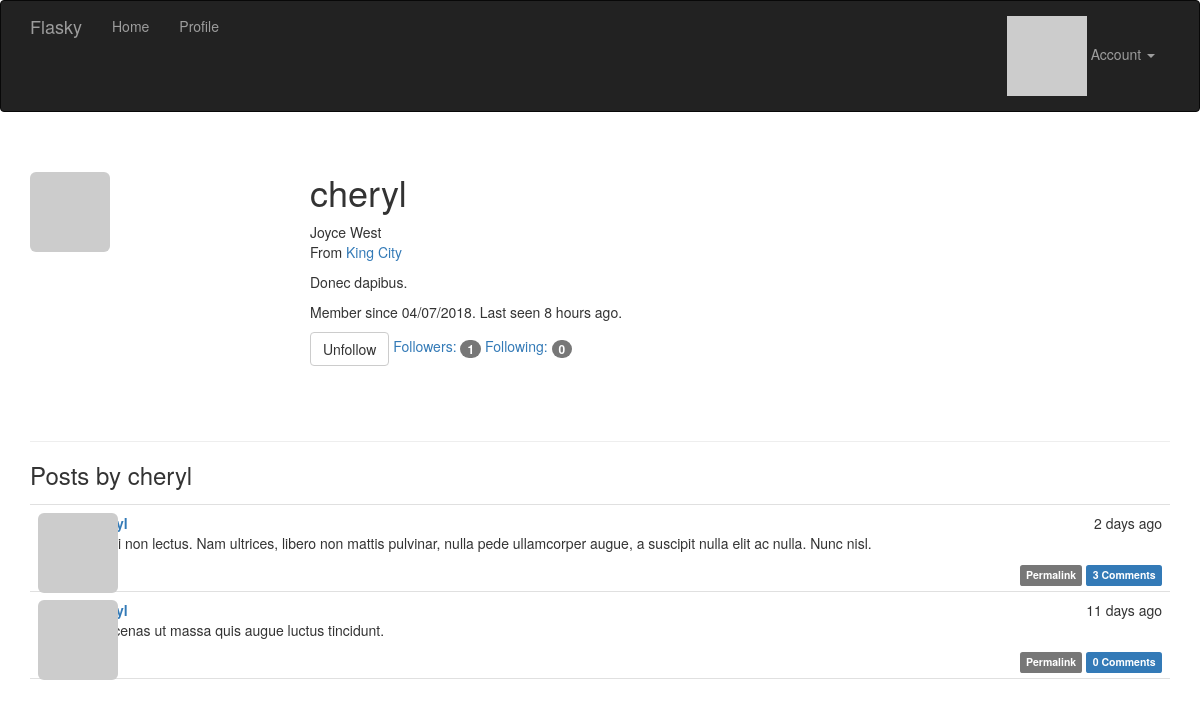
Screenshot of /user/cheryl (signed in) with the database file from the repository.
### app/models.py (models this page shows, shortened)
class User(UserMixin, db.Model):
    __tablename__ = 'users'
    id = db.Column(db.Integer, primary_key=True)
    email = db.Column(db.String(64), unique=True, index=True)
    username = db.Column(db.String(64), unique=True, index=True)
    role_id = db.Column(db.Integer, db.ForeignKey('roles.id'))
    password_hash = db.Column(db.String(128))
    confirmed = db.Column(db.Boolean, default=False)
    name = db.Column(db.String(64))
    location = db.Column(db.String(64))
    about_me = db.Column(db.Text())
    member_since = db.Column(db.DateTime(), default=datetime.utcnow)
    last_seen = db.Column(db.DateTime(), default=datetime.utcnow)
    avatar_hash =db.Column(db.String(32))
    posts=db.relationship('Post', backref='author', lazy='dynamic')
    followed = db.relationship('Follow',
                               foreign_keys=[Follow.follower_id],
                               backref=db.backref('follower', lazy='joined'),
                               lazy='dynamic',
                               cascade='all, delete-orphan')
    followers = db.relationship('Follow',
                                foreign_keys=[Follow.followed_id],
                                backref=db.backref('followed', lazy='joined'),
                                lazy='dynamic',
                                cascade='all, delete-orphan')
    comments = db.relationship('Comment', backref='author', lazy='dynamic')
    @property
    def password(self):
        raise AttributeError('password is not a readable attribute')
    def can(self, perm):
        return self.role is not None and self.role.has_permission(perm)
    def is_administrator(self):
        return self.can(Permission.ADMIN)
    def ping(self):
        self.last_seen=datetime.utcnow()
        db.session.add(self)
    def gravatar(self, size=100, default='identicon', rating='g'):
        if request.is_secure:
            url='https://secure.gravatar.com/avatar'
        else:
            url='http://www.gravatar.com/avatar'
        hash = self.avatar_hash or hashlib.md5(self.email.encode('utf-8')).hexdigest()
        return '{url}/{hash}?s={size}&d={default}&r={rating}'.format(
            url=url, hash=hash, size=size, default=default, rating=rating
        )
    def is_following(self, user):
        if user.id is None:
            return False
        return self.followed.filter_by(
            followed_id=user.id).first() is not None

class Post(db.Model):
    __tablename__ = 'posts'
    id = db.Column(db.Integer, primary_key=True)
    body = db.Column(db.Text)
    timestamp = db.Column(db.DateTime, index=True,default=datetime.utcnow)
    author_id = db.Column(db.Integer, db.ForeignKey('users.id'))
    body_html = db.Column(db.Text)
    comments = db.relationship('Comment', backref='post', lazy='dynamic')

### app/main/views.py (the view)
@main.route('/user/<username>')
def user(username):
    user = User.query.filter_by(username=username).first_or_404()
    page = request.args.get('page', 1, type=int)
    pagination = user.posts.order_by(Post.timestamp.desc()).paginate(
        page, per_page=current_app.config['FLASKY_POSTS_PER_PAGE'],
        error_out=False)
    posts = pagination.items
    return render_template('user.html', user=user, posts=posts,
                           pagination=pagination)

### app/auth/views.py (called while the page is built)
@auth.before_app_request
def before_request():
    if current_user.is_authenticated:
        current_user.ping()
        if not current_user.confirmed and request.endpoint[:5] != 'auth.':
            return redirect(url_for('auth.unconfirmed'))

### app/main/__init__.py (called while the page is built)
@main.app_context_processor
def inject_permissions():
    return dict(Permission=Permission)

### app/main/views.py (called while the page is built)
@main.after_app_request
def after_request(response):
    for query in get_debug_queries():
        if query.duration >= current_app.config['FLASKY_SLOW_DB_QUERY_TIME']:
            current_app.logger.warning('Slow query:%s\nParaments:%s\nDuration:%fs\nContext:%s\n' % (
                query.statement, query.parameters, query.duration, query.context))
    return response

### app/models.py (called while the page is built)
@login_manager.user_loader
def load_user(user_id):
    return User.query.get(int(user_id))

    def has_permission(self, perm):
        return self.permissions & perm == perm

### app/templates/user.html (shortened to what this page needs)
{% extends "base.html" %}
{% import "_macros.html" as macros %}
{% block page_content %}
<div class="page-header">
    <img class="img-rounded profile-thumbnail" src="{{user.gravatar(size=265)}}">
    <div class="profile-header">
        <h1>{{ user.username }}</h1>
        {% if user.name or user.location %}
        <p>
            {% if user.name %}{{ user.name }}<br>{% endif %}
            {% if user.location %}
                From <a href="http://map.baidu.com/?s=s%26wd%3D{{ user.location }}">{{ user.location }}</a><br>
            {% endif %}
        </p>
        {% endif %}
        {% if user.about_me %}<p>{{ user.about_me }}</p>{% endif %}
        <p>Member since {{ moment(user.member_since).format('L') }}. Last seen {{ moment(user.last_seen).fromNow() }}.</p>
        {% if current_user.can(Permission.FOLLOW) and user != current_user %}
            {% if not current_user.is_following(user) %}
            <a href="{{url_for('.follow', username=user.username) }}"
               class="btn btn-primary">Follow</a>
            {% else %}
            <a href="{{ url_for('.unfollow', username=username)}}"
               class="btn btn-default">Unfollow</a>
            {% endif %}
        {% endif %}
        <a href="{{url_for('.followers',username=user.username) }}">
            Followers: <span class="badge">{{user.followers.count() -1 }}</span>
        </a>
        <a href="{{url_for('.followed_by',username=user.username) }}">
            Following: <span class="badge">{{ user.followed.count() -1 }}</span>
        </a>
    </div>
</div>
<h3> Posts by {{user.username}}</h3>
{% include '_posts.html' %}
{% endblock %}

### app/templates/base.html (shortened to what this page needs)
{% extends "bootstrap/base.html" %}
{% block head %}
{{ super() }}
<link rel="stylesheet" type="text/css" href="{{ url_for('static', filename='styles.css') }}">
{% endblock %}
{% block navbar %}
<div class="navbar navbar-inverse" role="navigation">
    <div class="container">
        <div class="navbar-header">
            <a class="navbar-brand" href="{{ url_for('main.index') }}">Flasky</a>
        </div>
        <div class="navbar-collapse collapse">
            <ul class="nav navbar-nav">
                <li><a href="{{ url_for('main.index') }}">Home</a></li>
                {% if current_user.is_authenticated %}
                <li><a href="{{ url_for('main.user',username=current_user.username)}}">
                    Profile
                </a></li>
                {% endif %}
            </ul>
            <ul class="nav navbar-nav navbar-right">
                {% if current_user.is_authenticated %}
                <li class="dropdown">
                    <a href="#" class="dropdown-toggle" data-toggle="dropdown">
                        <img src="{{ current_user.gravatar(size=18) }}">
                        Account <b class="caret"></b></a>
                </li>
                {% else %}
                <li><a href="{{ url_for('auth.login') }}">Log In</a></li>
                {% endif %}
            </ul>
        </div>
    </div>
</div>
{% endblock %}
{% block content %}
<div class="container">
    {% block page_content %}{% endblock %}
</div>
{% endblock %}

### app/templates/_posts.html (shortened to what this page needs)
<ul class="posts">
    {% for post in posts %}
    <li class="post">
        <div class="post-thumbnail">
            <a href="{{ url_for('.user', username=post.author.username) }}">
                <img class="img-rounded profile-thumbnail"
                     src="{{ post.author.gravatar(size=40) }}">
            </a>
        </div>
        <div class="post-content">
            <div class="post-date">{{ moment(post.timestamp).fromNow() }}</div>
            <div class="post-author"><a href="{{ url_for('.user',username=post.author.username) }}">
                {{ post.author.username }}</a></div>
            <div class="post-body">
                {% if post.body_html %}
                {{ post.body_html | safe}}
                {%else %}
                {{ post.body }}{% endif %}</div>
            <div class="post-footer">
                <a href="{{url_for('.post', id=post.id) }}">
                    <span class="label label-default">Permalink</span>
                </a>
                <a href="{{ url_for('.post', id=post.id) }}#comments">
                    <span class="label label-primary">{{ post.comments.count() }} Comments</span>
                </a>
            </div>
        </div>
    </li>
    {% endfor %}
</ul>

### app/static/styles.css (style rules this page uses)
.profile-thumbnail { position: absolute; }
.profile-header { min-height: 260px; margin-left: 280px; }
ul.posts { list-style-type: none; padding: 0px; margin: 16px 0px 0px 0px; border-top: 1px solid #e0e0e0; }
ul.posts li.post { padding: 8px; border-bottom: 1px solid #e0e0e0; }
div.post-date { float: right; }
div.post-author { font-weight: bold; }
div.post-thumbnail { position: absolute; }
div.post-content { margin-left: 48px; min-height: 48px; }
div.post-footer { text-align: right; }

### rows the page displays
User: username "cheryl", name "Joyce West", location "King City", about_me "Donec dapibus.", member_since "04/07/2018", last_seen "8 hours ago"
Post: timestamp "2 days ago", body_html "Morbi non lectus. Nam ultrices, libero non mattis pulvinar, nulla pede ullamcorper augue, a suscipit nulla elit ac nulla. Nunc nisl.", comments.count "3"
Post: timestamp "11 days ago", body_html "Maecenas ut massa quis augue luctus tincidunt.", comments.count "0"

### other values shown
{{ user.followers.count() -1 }} "1"
{{ user.followed.count() -1 }} "0"
